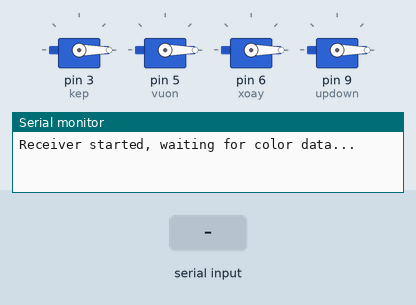
This sketch was run on a simulated Arduino Uno, built with avr-gcc and run on an emulated ATmega328P. Parts: 4 × servo, the last lines printed to the serial monitor. Inputs (shaded band) come from the test bench.

Above: at 1.2 s.
1.3 s: "R" received over Serial
At 3.9 s:
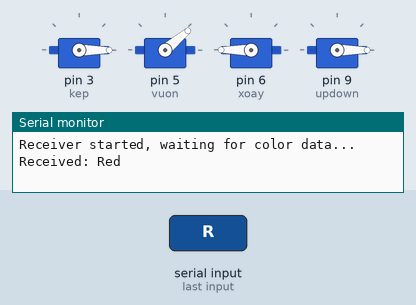
At 5.3 s:
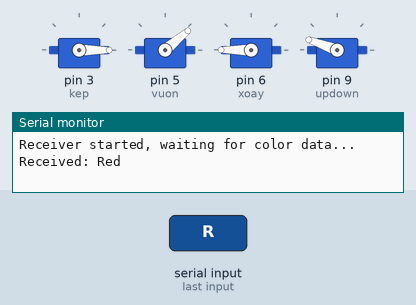
13.3 s: "G" received over Serial
At 21.2 s:
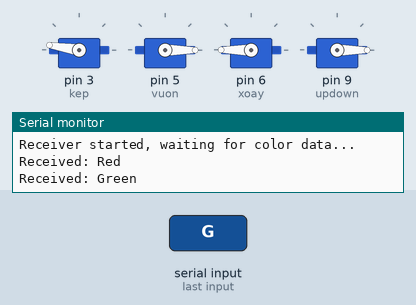
Timing chart, 0 to 25.0 s (numbered marks = the images above; inputs shaded):
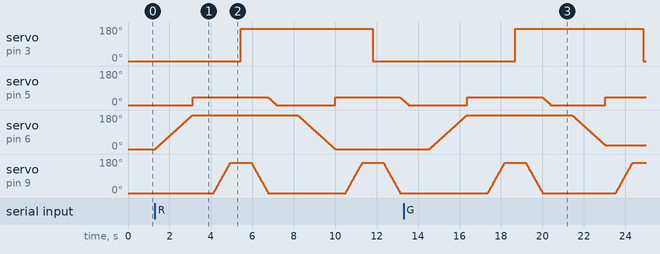

Measured:
- after the input at 13.3 s, servo on pin 3 (kep): 0° → 171° after 5.4 s, → 0° 6.2 s later; servo on pin 6 (xoay): rises from 0° to 180° in 1.8 s, then falls to 20° in 6.7 s

The sketch:

recevied.ino
```cpp
#include <Servo.h>

// Khai báo các servo
Servo updown;
Servo vuon;
Servo kep;
Servo xoay;

void setup() {
  // Khởi tạo cổng Serial để nhận dữ liệu và in ra Serial Monitor
  Serial.begin(9600);

  // Thông báo khởi động
  Serial.println("Receiver started, waiting for color data...");

  // Gắn các servo vào các chân
  kep.attach(3);
  vuon.attach(5);
  xoay.attach(6);
  updown.attach(9);

  // Đặt vị trí ban đầu cho các servo
  updown.write(0);
  vuon.write(0);
  kep.write(0);
  xoay.write(0);
}

void loop() {
  // Kiểm tra nếu có dữ liệu từ UART cứng
  if (Serial.available()) {
    char received_color = Serial.read();  // Đọc ký tự từ UART cứng

    // In dữ liệu nhận được ra Serial Monitor
    switch (received_color) {
      case 'R':
        Serial.println("Received: Red");
        RED();
        break;
      case 'G':
        Serial.println("Received: Green");
        GREEN();
        break;
      case 'B':
        Serial.println("Received: Blue");
        BLUE();
        break;
      case 'N':
        Serial.println("Received: None");
        break;
      default:
        Serial.print("Received unknown data: ");
        Serial.println(received_color);
        break;
    }
  }
}

void RED(void) {
  for (int i = 0; i <= 180; i++) {
    xoay.write(i);
    delay(10);
  }

  vuon.write(40);
  delay(1000);
  for (int i = 0; i < 161; i++) {
    updown.write(i);
    delay(5);
  }
  delay(500);
  kep.write(171);
  delay(500);

  for (int i = 160; i >= 0; i--) {
    updown.write(i);
    delay(5);
  }

  for (int i = 40; i >= 0; i--) {
    vuon.write(i);
    delay(10);
  }
  delay(1000);

  for (int i = 180; i >= 0; i--) {
    xoay.write(i);
    delay(10);
  }

  vuon.write(40);
  delay(500);
  for (int i = 0; i < 161; i++) {
    updown.write(i);
    delay(5);
  }
  delay(500);

  kep.write(0);
  delay(500);

  for (int i = 160; i >= 0; i--) {
    updown.write(i);
    delay(5);
  }

  for (int i = 40; i >= 0; i--) {
    vuon.write(i);
    delay(10);
  }
  delay(1000);
}

void GREEN(void) {
  for (int i = 0; i <= 180; i++) {
    xoay.write(i);
    delay(10);
  }

  vuon.write(40);
  delay(1000);
  for (int i = 0; i < 161; i++) {
    updown.write(i);
    delay(5);
  }
  delay(500);
  kep.write(171);
  delay(500);

  for (int i = 160; i >= 0; i--) {
    updown.write(i);
    delay(5);
  }

  for (int i = 40; i >= 0; i--) {
    vuon.write(i);
    delay(10);
  }
  delay(1000);

  for (int i = 180; i >= 20; i--) {
    xoay.write(i);
    delay(10);
  }

  vuon.write(40);
  delay(500);
  for (int i = 0; i < 161; i++) {
    updown.write(i);
    delay(5);
  }
  delay(500);

  kep.write(0);
  delay(500);

  for (int i = 160; i >= 0; i--) {
    updown.write(i);
    delay(5);
  }

  for (int i = 40; i >= 0; i--) {
    vuon.write(i);
    delay(10);
  }
  delay(1000);
}

void BLUE(void) {
  for (int i = 0; i <= 180; i++) {
    xoay.write(i);
    delay(10);
  }

  vuon.write(40);
  delay(1000);
  for (int i = 0; i < 161; i++) {
    updown.write(i);
    delay(5);
  }
  delay(500);
  kep.write(171);
  delay(500);

  for (int i = 160; i >= 0; i--) {
    updown.write(i);
    delay(5);
  }

  for (int i = 40; i >= 0; i--) {
    vuon.write(i);
    delay(10);
  }
  delay(1000);

  for (int i = 180; i >= 50; i--) {
    xoay.write(i);
    delay(10);
  }

  vuon.write(40);
  delay(500);
  for (int i = 0; i < 161; i++) {
    updown.write(i);
    delay(5);
  }
  delay(500);

  kep.write(0);
  delay(500);

  for (int i = 160; i >= 0; i--) {
    updown.write(i);
    delay(5);
  }

  for (int i = 40; i >= 0; i--) {
    vuon.write(i);
    delay(10);
  }
  delay(1000);
}
```
